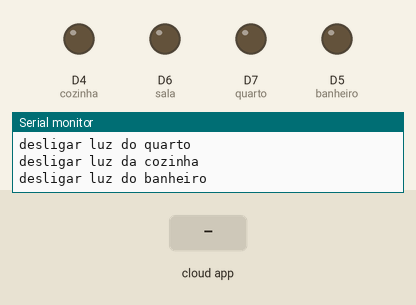
Recording of a sketch running on a simulated ESP8266 (NodeMCU). Shown: output pins drawn as LEDs (lit = HIGH), the last lines printed to the serial monitor. The test bench sets the inputs (shaded band). WiFi joins after 1.5 s; servers stay silent unless stated; the Firebase database answers and starts empty.

Above: at 2.7 s.
2.8 s: the phone or cloud app sets salaLed to ligada
At 4.8 s:
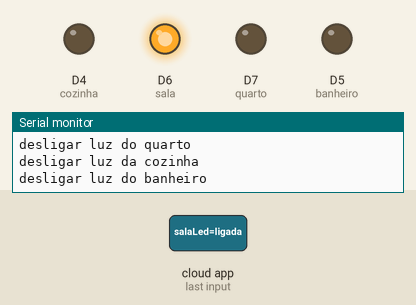
5.3 s: the phone or cloud app sets quartoLed to ligada
At 7.3 s:
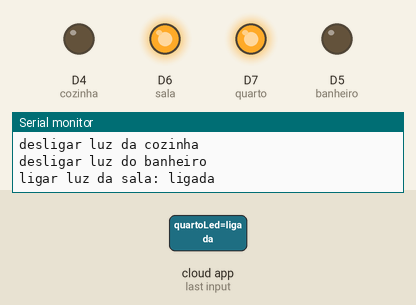
7.7 s: the phone or cloud app sets cozinhaLed to ligada
At 9.7 s:
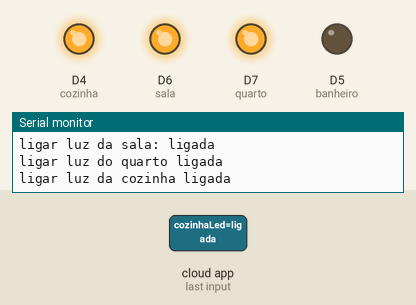
10.0 s: the phone or cloud app sets banheiroLed to ligada
At 12.2 s:
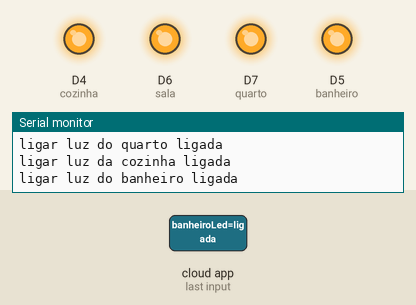
Timing chart, 0 to 13.4 s (numbered marks = the images above; inputs shaded):
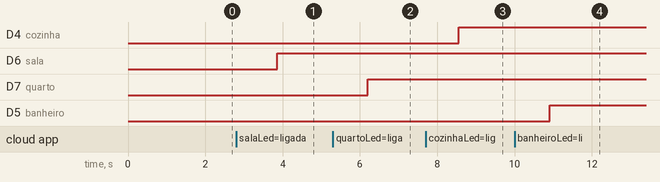

Measured:
- after the input at 2.8 s, D6 (sala): LOW → HIGH after 1.1 s
- after the input at 5.3 s, D7 (quarto): LOW → HIGH after 0.91 s
- after the input at 7.7 s, D4 (cozinha): LOW → HIGH after 0.86 s
- after the input at 10.0 s, D5 (banheiro): LOW → HIGH after 0.91 s

The sketch:

domortica.ino.ino
```cpp
// (licence header left out)
// FirebaseDemo_ESP8266 is a sample that demo the different functions
// of the FirebaseArduino API.

#include <ESP8266WiFi.h>
#include <FirebaseArduino.h>

// Set these to run example.
#define FIREBASE_HOST "casa-automatica-86bff.firebaseio.com"
#define FIREBASE_AUTH "nULru985ChWogscC8nnBfl8QLMO3Yw9nWNS8oCyZ"
#define WIFI_SSID "Casa 1301"
#define WIFI_PASSWORD "28050213020"


int quarto = D7;
int sala = D6;
int banheiro = D5;
int cozinha = D4;

void ligarLed(int led) {
  digitalWrite(led , HIGH);
}

void desligarLed(int led){
  digitalWrite(led, LOW);
}

void setup() {

  Serial.begin(9600);

  pinMode(quarto,OUTPUT);
  pinMode(sala, OUTPUT);
  pinMode(cozinha, OUTPUT);
  pinMode(banheiro, OUTPUT);

  // connect to wifi.
  WiFi.begin(WIFI_SSID, WIFI_PASSWORD);
  Serial.print("connecting");
  while (WiFi.status() != WL_CONNECTED) {
    Serial.print(".");
    delay(500);
  }
  Serial.println();
  Serial.print("connected: ");
  Serial.println(WiFi.localIP());

  Firebase.begin(FIREBASE_HOST, FIREBASE_AUTH);
}

void loop() {


  //Sala
  String salaLed = Firebase.getString("salaLed");
  if(salaLed == "ligada") {
    Serial.println("ligar luz da sala: " + salaLed);
    ligarLed(sala);
  }
  else {
    Serial.println("desligar luz da sala " + salaLed);
    desligarLed(sala);
  }

  //Quarto
  String quartoLed = Firebase.getString("quartoLed");
  if(quartoLed == "ligada") {
    Serial.println("ligar luz do quarto " + quartoLed);
    ligarLed(quarto);
  }
  else {
    Serial.println("desligar luz do quarto " + quartoLed);
    desligarLed(quarto);
  }

  //Cozinha
  String cozinhaLed = Firebase.getString("cozinhaLed");
  if(cozinhaLed == "ligada") {
    Serial.println("ligar luz da cozinha " + cozinhaLed);
    ligarLed(cozinha);
  }
  else {
    Serial.println("desligar luz da cozinha " + cozinhaLed);
    desligarLed(cozinha);
  }

  //Banheiro
  String banheiroLed = Firebase.getString("banheiroLed");
  if(banheiroLed == "ligada") {
    Serial.println("ligar luz do banheiro " + banheiroLed);
    ligarLed(banheiro);
  }
  else {
    Serial.println("desligar luz do banheiro " + banheiroLed);
    desligarLed(banheiro);
  }
  delay(500);
}
```
